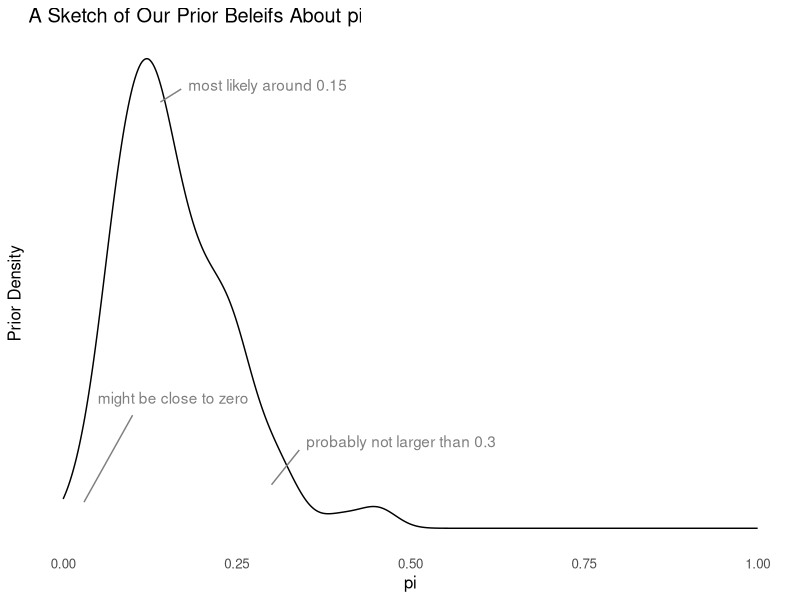
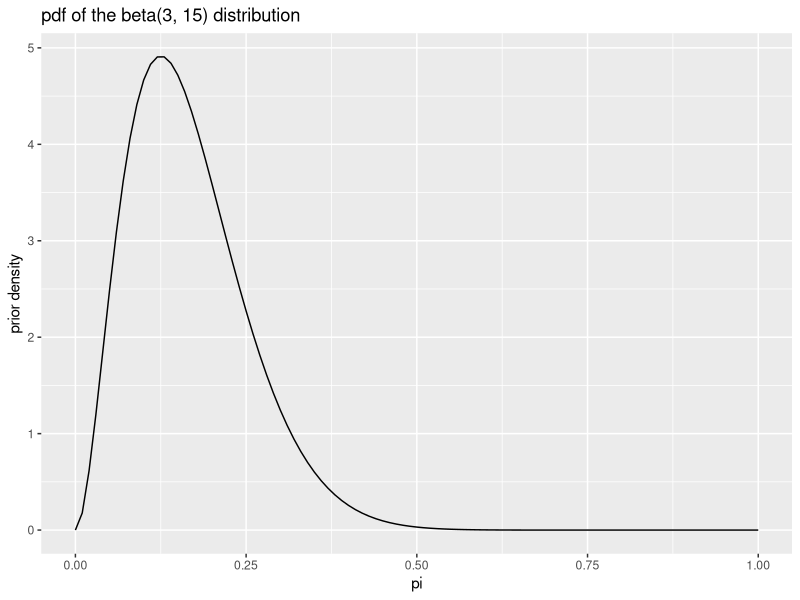
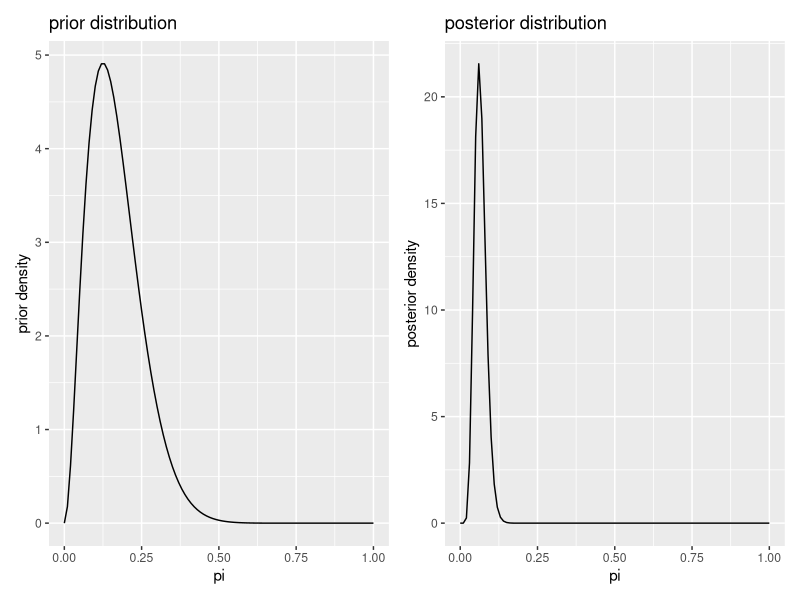
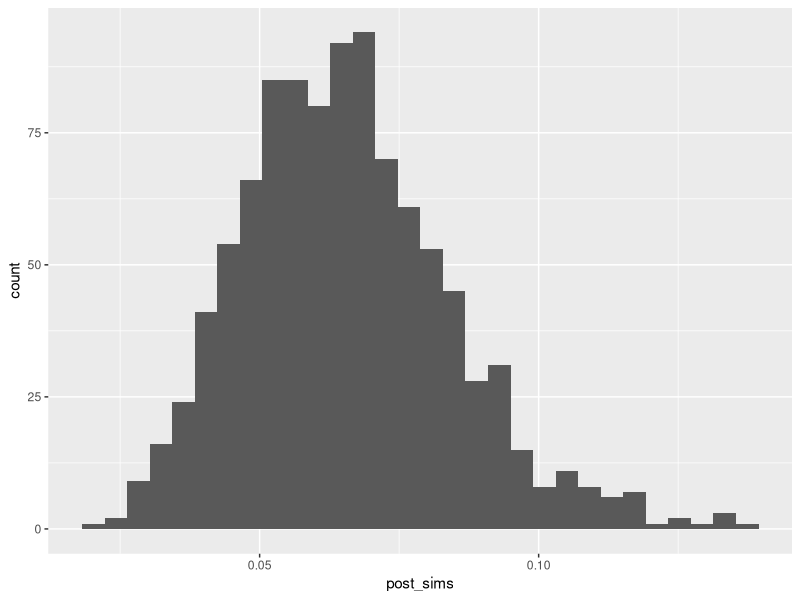
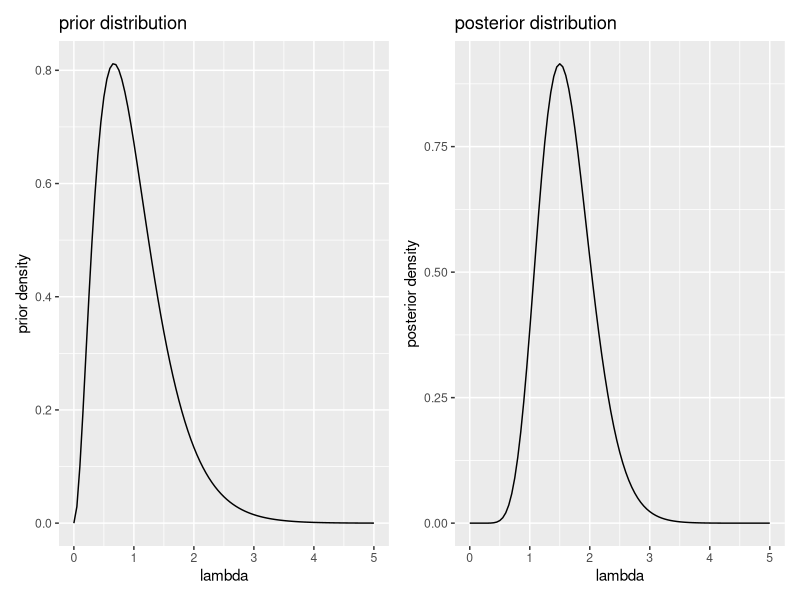

The R source for these figures, in order:
## ---- chunk 1
library(tidyverse)
## ---- chunk 2
library(tidyverse)
#library(xkcd)
#library(extrafont)
#loadfonts()

set.seed(1234)
a <- 3

b <- 15
s <- rbeta(200, a, b)
gg_data <- tibble(s)
ggplot(gg_data, aes(x = s)) + 
  geom_density() + 
  theme_minimal() + 
  scale_x_continuous(limits = c(0, 1)) +
  annotate(geom = "text", x = .35, y = 1, 
           label = "probably not larger than 0.3", 
           #family = "Humor Sans", 
           hjust = "left", 
           color = "grey50") + 
  annotate(geom = "segment", x = .34, xend = 0.30, y = 0.9, yend = 0.5, 
           color = "grey50") + 
  annotate(geom = "text", x = .05, y = 1.5, 
           label = "might be close to zero", 
           #family = "Humor Sans", 
           hjust = "left", 
           color = "grey50") + 
  annotate(geom = "segment", x = .1, xend = 0.03, y = 1.3, yend = 0.3, 
           color = "grey50") + 
    annotate(geom = "text", x = 0.18, y = 5.1, 
           label = "most likely around 0.15", 
           #family = "Humor Sans", 
           hjust = "left", 
           color = "grey50") + 
  annotate(geom = "segment", x = .14, xend = 0.17, y = 4.9, yend = 5.05, 
           color = "grey50") + 
  theme(text = element_text(size = 12), #, family = "Humor Sans"),
        panel.grid.major = element_blank(), 
        panel.grid.minor = element_blank()) + 
  scale_y_continuous(breaks = NULL) + 
  labs(title = "A Sketch of Our Prior Beleifs About pi",
       x = "pi",
       y = "Prior Density") 

## ---- chunk 3
ggplot(data_frame(x = seq(0, 1, length.out = 100))) + 
  stat_function(fun = dbeta, args = list(shape1 = 3, shape2 = 15)) + 
  labs(title = "pdf of the beta(3, 15) distribution", x = "pi", y = "prior density")
## ---- chunk 4

# prior parameters
alpha_prior <- 3
beta_prior <- 15

# data 
k <- 8
N <- 150

# posterior parameters
alpha_posterior <- alpha_prior + k
beta_posterior <- beta_prior + N - k

# plot prior and posterior
gg_prior <- ggplot() + 
  stat_function(fun = dbeta, args = list(shape1 = alpha_prior, shape2 = beta_prior)) + 
  labs(title = "prior distribution", x = "pi", y = "prior density")
gg_posterior <- ggplot() + 
  stat_function(fun = dbeta, args = list(shape1 = alpha_posterior, shape2 = beta_posterior)) + 
  labs(title = "posterior distribution", x = "pi", y = "posterior density")

library(patchwork)
gg_prior + gg_posterior

## ---- chunk 5
# 90% credible interval
qbeta(c(0.05, 0.95), 3 + 8, 15 + 150 - 8)

# 95% credible interval
qbeta(c(0.025, 0.975), 3 + 8, 15 + 150 - 8)
## ---- chunk 6
post_sims <- rbeta(1000, 3 + 8, 15 + 150 - 8)

# posterior density
gg_data <- tibble(post_sims)
ggplot(gg_data, aes(x = post_sims)) + 
  geom_histogram()

# posterior mean
mean(post_sims)

# credible interval
## ---- chunk 7
# set see to make reproducible
set.seed(1234)

# prior parameters
alpha_prior <- 3
beta_prior <- 3

# create an "unknown" value of lambda to estimate
lambda <- 2

# generate a data set
N <- 5  # number of samples
x <- rpois(N, lambda = lambda)
print(x)  # print the data set

# posterior parameters
alpha_posterior <- alpha_prior + sum(x)
beta_posterior <- beta_prior + N

# plot prior and posterior
gg_prior <- ggplot() + xlim(0, 5) + 
  stat_function(fun = dgamma, args = list(shape = alpha_prior, rate = beta_prior)) + 
  labs(title = "prior distribution", x = "lambda", y = "prior density")
gg_posterior <- ggplot() + xlim(0, 5) + 
  stat_function(fun = dgamma, args = list(shape = alpha_posterior, rate = beta_posterior)) + 
  labs(title = "posterior distribution", x = "lambda", y = "posterior density")
gg_prior + gg_posterior  # uses patchwork package

# posterior mean: alpha/beta
alpha_posterior/beta_posterior

# posterior mode: (alpha - 1)/beta for alpha > 1
(alpha_posterior - 1)/beta_posterior

# 90% credible interval
qgamma(c(0.05, 0.95), alpha_posterior, beta_posterior)

# 95% credible interval
qgamma(c(0.025, 0.975), alpha_posterior, beta_posterior)

## ---- chunk 8
# posterior median: no closed form, so simulate
post_sims <- rgamma(1000, alpha_posterior, beta_posterior)
median(post_sims)
